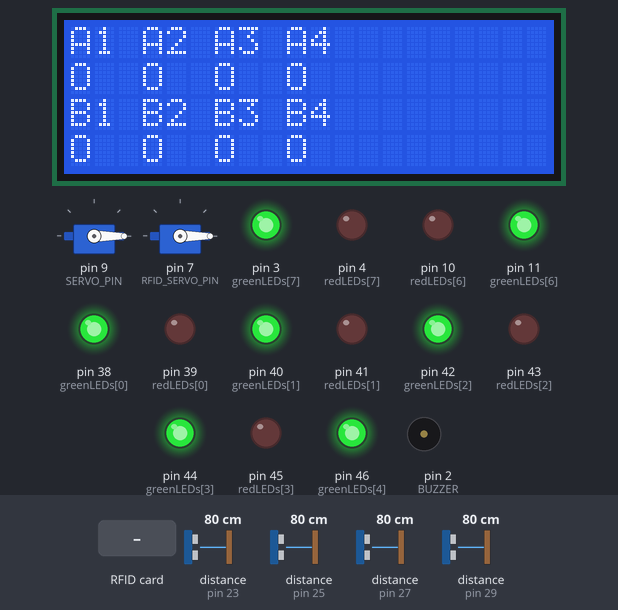
Simulated run of this sketch. Board: Arduino Mega 2560, built with avr-gcc and run on an emulated ATmega2560. On the bench: 2 × servo, 20×4 character LCD, output pins drawn as LEDs (lit = HIGH), buzzer (waves = sounding, pin HIGH). Wiring (inferred from the names in the program): 9 × IR receiver: data pin 6 / data pin 30 / data pin 31 / data pin 32 / data pin 33 / data pin 34 / data pin 35 / data pin 36 / data pin 37. Inputs (shaded band) come from the test bench; at power-on: distance to the obstacle (sensors on pin 23, pin 25, pin 27, pin 29) 80 cm. Pins used as bus, display or sensor lines are not drawn; what the sketch prints to the serial monitor is not drawn.

Above: at 1.3 s.
1.4 s: RFID card 5E 7A 19 C4 held to the reader
At 2.6 s:
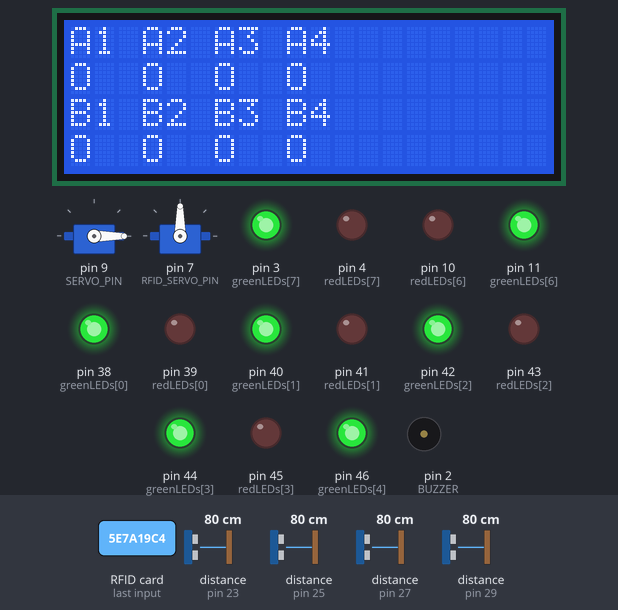
4.4 s: distance to the obstacle (sensor on pin 23) set to 8 cm
5.9 s: distance to the obstacle (sensor on pin 23) set to 5 cm
At 6.5 s:
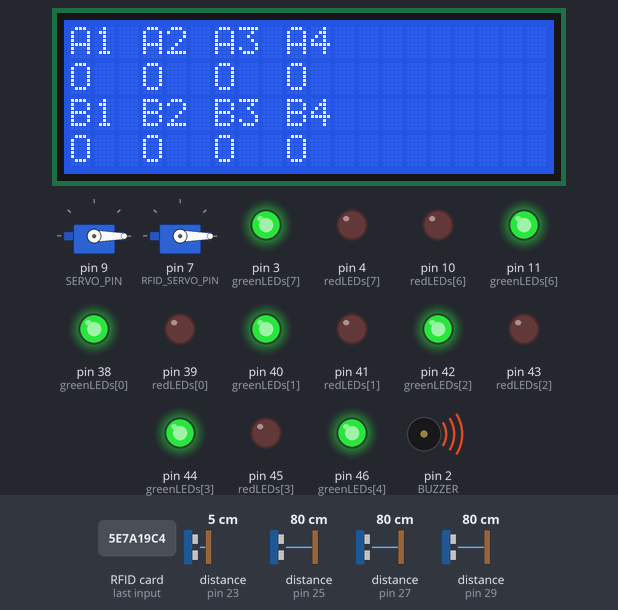
7.4 s: RFID card 5E 7A 19 C4 held to the reader
At 8.5 s:
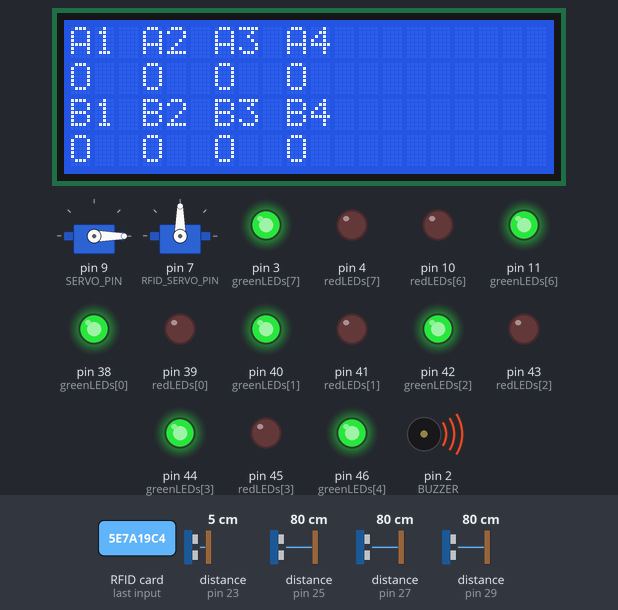
10.4 s: distance to the obstacle (sensor on pin 23) set to 9 cm
At 12.0 s:
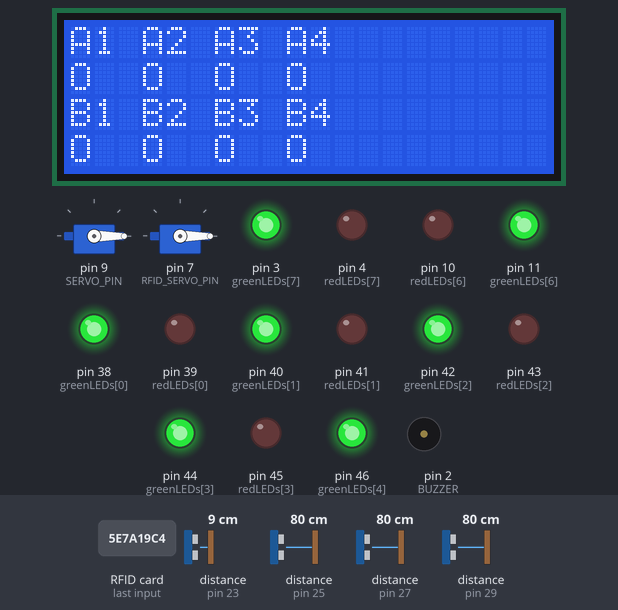
Timing chart, 0 to 13.5 s (numbered marks = the images above; inputs shaded):
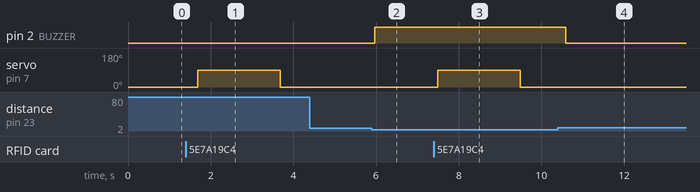

The sketch:

SmartPark.ino
```cpp
#include <NewPing.h>
#include <Servo.h>
#include <Wire.h>
#include <LiquidCrystal_I2C.h>
#include <SPI.h>
#include <MFRC522.h>

// -------- LCD --------
LiquidCrystal_I2C lcd(0x27, 20, 4);

// -------- SETTINGS --------
#define DISTANCE_LIMIT 4
#define MAX_DISTANCE 200

// -------- BUZZER --------
#define BUZZER 2

// -------- SERVO & GATE IR --------
#define SERVO_PIN 9
#define GATE_IR   6
Servo gateServo;

// -------- RFID --------
#define SS_PIN   53
#define RST_PIN  5
#define RFID_SERVO_PIN 7

MFRC522 rfid(SS_PIN, RST_PIN);
Servo rfidServo;

// -------- ULTRASONIC --------
NewPing sonar1(22, 23, MAX_DISTANCE);
NewPing sonar2(24, 25, MAX_DISTANCE);
NewPing sonar3(26, 27, MAX_DISTANCE);
NewPing sonar4(28, 29, MAX_DISTANCE);

// -------- IR SENSORS --------
// A1 A2 A3 A4 B1 B2 B3 B4
int irPins[8]    = {30, 31, 32, 33, 34, 35, 36, 37};
int greenLEDs[8] = {38, 40, 42, 44, 46, 48, 11, 3};
int redLEDs[8]   = {39, 41, 43, 45, 47, 49, 10, 4};

void setup() {
  pinMode(BUZZER, OUTPUT);
  digitalWrite(BUZZER, LOW);

  // -------- IR + LEDs --------
  for (int i = 0; i < 8; i++) {
    pinMode(irPins[i], INPUT);
    pinMode(greenLEDs[i], OUTPUT);
    pinMode(redLEDs[i], OUTPUT);

    digitalWrite(greenLEDs[i], HIGH);
    digitalWrite(redLEDs[i], LOW);
  }

  // -------- SERVO (IR GATE) --------
  pinMode(GATE_IR, INPUT);
  gateServo.attach(SERVO_PIN);
  gateServo.write(0);

  // -------- RFID --------
  SPI.begin();
  rfid.PCD_Init();

  rfidServo.attach(RFID_SERVO_PIN);
  rfidServo.write(0);

  // -------- LCD --------
  lcd.init();
  lcd.backlight();
  lcd.clear();

  Serial.begin(9600);
  Serial.println("Smart Parking System with RFID Started");
}

void loop() {
  // -------- ULTRASONIC READINGS --------
  int d1 = sonar1.ping_cm();
  int d2 = sonar2.ping_cm();
  int d3 = sonar3.ping_cm();
  int d4 = sonar4.ping_cm();

  // -------- SERIAL DISPLAY (1–4 CM ONLY) --------
  Serial.print("Distances (cm): ");
Serial.println(d1);
 Serial.println(d2);
 Serial.println(d3);
 Serial.println(d4);


  // -------- BUZZER LOGIC --------
  if ((d1 > 0 && d1 < 7) ||
      (d2 > 0 && d2 < 7) ||
      (d3 > 0 && d3 < 7) ||
      (d4 > 0 && d4 < 7)) {
    digitalWrite(BUZZER, HIGH);
  } else {
    digitalWrite(BUZZER, LOW);
  }

  // -------- IR + LED STATUS --------
  for (int i = 0; i < 8; i++) {
    if (digitalRead(irPins[i]) == LOW) {
      digitalWrite(redLEDs[i], HIGH);
      digitalWrite(greenLEDs[i], LOW);
    } else {
      digitalWrite(redLEDs[i], LOW);
      digitalWrite(greenLEDs[i], HIGH);
    }
  }

  // -------- LCD UPDATE --------
  lcd.setCursor(0, 0);
  lcd.print("A1 A2 A3 A4     ");

  lcd.setCursor(0, 1);
  lcd.print(digitalRead(irPins[0]) == LOW ? "X " : "O ");
  lcd.print(digitalRead(irPins[1]) == LOW ? " X " : " O ");
  lcd.print(digitalRead(irPins[2]) == LOW ? " X " : " O ");
  lcd.print(digitalRead(irPins[3]) == LOW ? " X" : " O");

  lcd.setCursor(0, 2);
  lcd.print("B1 B2 B3 B4     ");

  lcd.setCursor(0, 3);
  lcd.print(digitalRead(irPins[7]) == LOW ? "X " : "O ");
  lcd.print(digitalRead(irPins[6]) == LOW ? " X " : " O ");
  lcd.print(digitalRead(irPins[5]) == LOW ? " X " : " O ");
  lcd.print(digitalRead(irPins[4]) == LOW ? " X" : " O");

  // -------- IR GATE SERVO --------
  if (digitalRead(GATE_IR) == LOW) {
    gateServo.write(90);
    delay(2000);
    gateServo.write(0);
    delay(1000);
  }

  // -------- RFID SERVO --------
  if (rfid.PICC_IsNewCardPresent() && rfid.PICC_ReadCardSerial()) {

    Serial.print("RFID UID: ");
    for (byte i = 0; i < rfid.uid.size; i++) {
      Serial.print(rfid.uid.uidByte[i], HEX);
      Serial.print(" ");
    }
    Serial.println();

    rfidServo.write(90);
    delay(2000);
    rfidServo.write(0);

    rfid.PICC_HaltA();
    rfid.PCD_StopCrypto1();
  }

  delay(200);
}
```

Measured:
- the behaviour switches between 7 and 6 cm on distance to the obstacle (sensor on pin 23) (found by bisection; images 1 and 2)
- after the input at 1.4 s, servo on pin 7 (RFID_SERVO_PIN): 0° → 90° after 0.29 s, → 0° 2.0 s later
- after the input at 4.4 s, every drawn part: stays the same
- after the input at 5.9 s, pin 2 (BUZZER): LOW → HIGH after 0.07 s
- after the input at 7.4 s, servo on pin 7 (RFID_SERVO_PIN): 0° → 90° after 0.09 s, → 0° 2.0 s later
- after the input at 10.4 s, pin 2 (BUZZER): HIGH → LOW after 0.19 s
